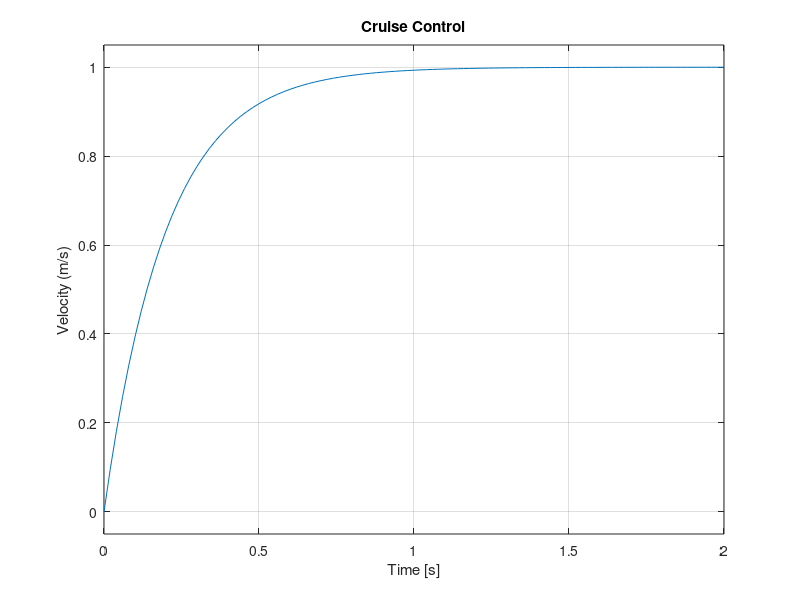

MATLAB code for this plot:
% Example 1 - Cruise Control
%         ___________ 
%        |           |            x'
%    Bx' |           |    u     ----->
%  <-----|           |--------> 
%        |           |
%        |___________|
%        ooooooooooooo
% "Piloto automático" de um carro O Cruise control é um sistema que mantém 
% a velocidade de condução de um veículo previamente programada. Uma vez atingida 
% e memorizada a velocidade pretendida, pode-se retirar o pé do acelerador, permitindo 
% assim um maior conforto da condução em estrada ou em viagem.
%%

m = 10; % kg
B = 50;   % N.s/m
u = 50;  % N

nun = [ 1/m ];
den = [1  B/m];

G = tf(nun,den);

% Plot
figure(1), clf
step(u*G)
ylabel('Velocity (m/s)')
title('Cruise Control')